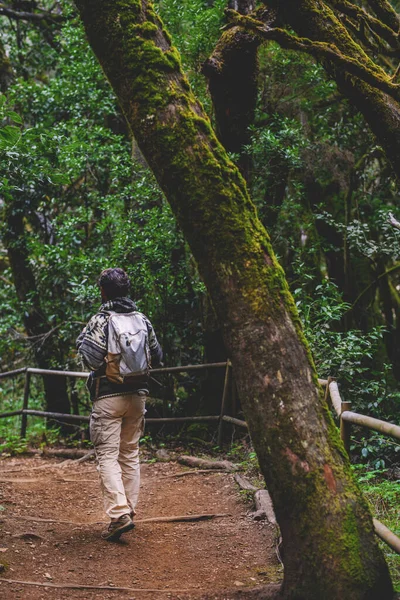
#> input picture Python Görüntü İsleme/green.png, 400 x 600 px
$ python split_merge.py
#> lines starting #> are read from the running program, lines starting #| are printed output that depends on the picture
import cv2
import numpy as np

image = cv2.imread('green.png')
#> image is the input picture: shape (600, 400, 3); mean B, G, R 54.3, 74, 75.6
b, g, r = cv2.split(image)
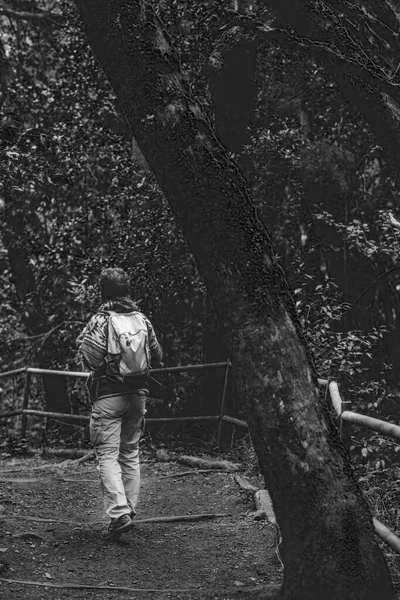
#> b: shape (600, 400); min 0, max 255, mean 54.3
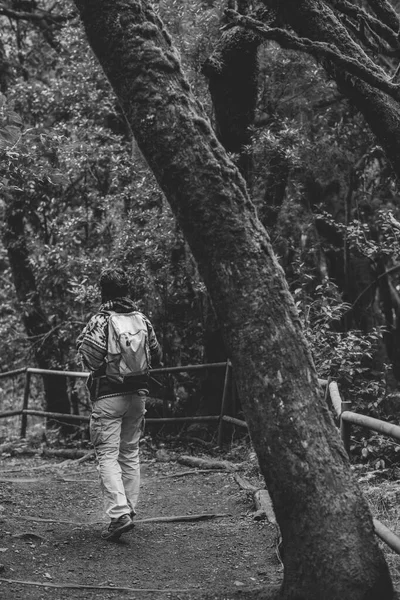
#> g: shape (600, 400); min 10, max 247, mean 74
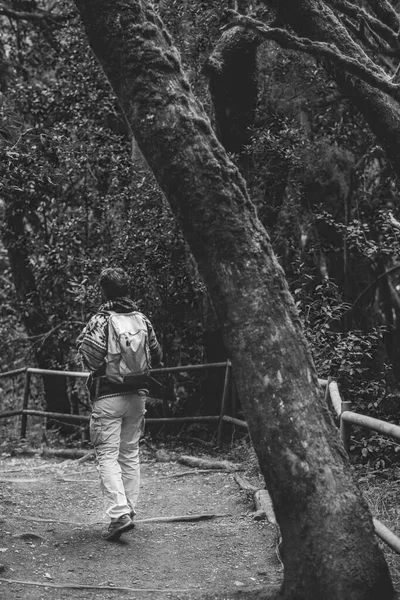
#> r: shape (600, 400); min 6, max 255, mean 75.6
zero_matrix = np.zeros(image.shape[:2], np.uint8)
blue = cv2.merge([b, zero_matrix, zero_matrix])
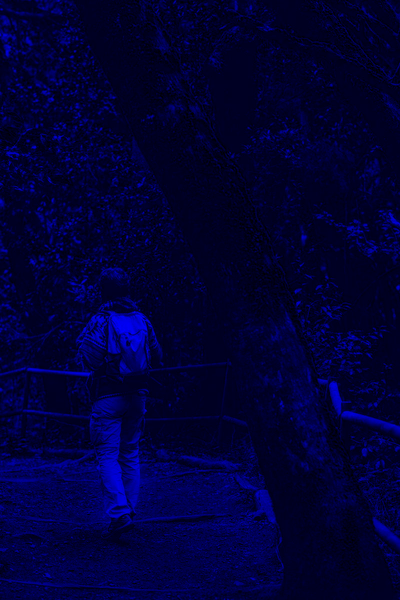
#> blue: shape (600, 400, 3); mean of channels 0, 1, 2 54.3, 0, 0; drawn as B, G, R
green = cv2.merge([zero_matrix, g, zero_matrix])
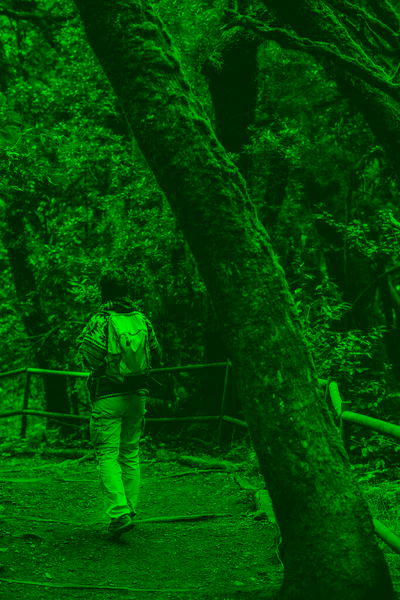
#> green: shape (600, 400, 3); mean of channels 0, 1, 2 0, 74, 0; drawn as B, G, R
red = cv2.merge([zero_matrix, zero_matrix, r])
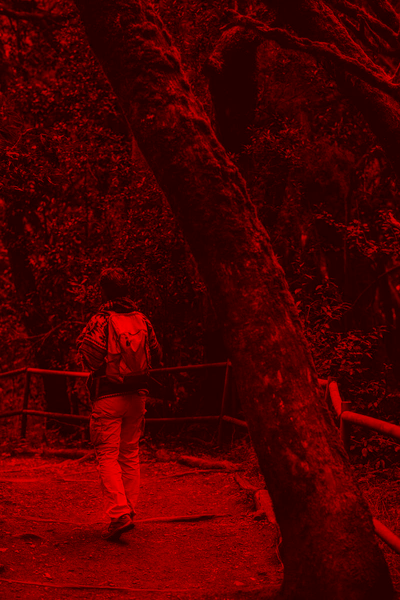
#> red: shape (600, 400, 3); mean of channels 0, 1, 2 0, 0, 75.6; drawn as B, G, R
cv2.imshow("Original", image)
cv2.imshow("B", blue)
cv2.imshow("G", green)
cv2.imshow("R", red)
cv2.waitKey(0)

$ run again, with Python Görüntü İsleme/forest.png copied over Python Görüntü İsleme/green.png
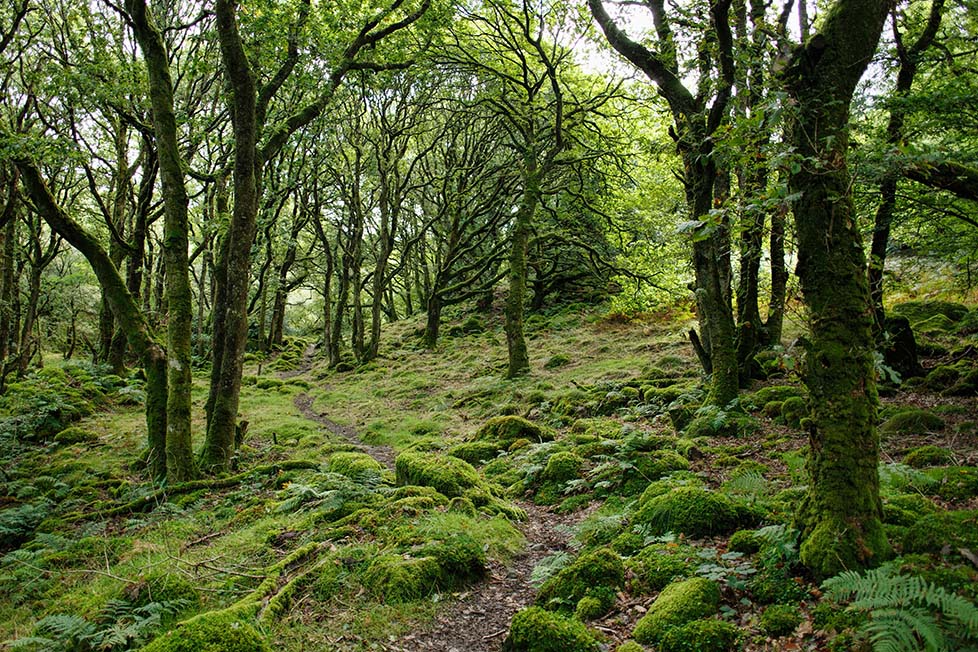
#> input picture Python Görüntü İsleme/forest.png, 978 x 652 px
#> image is the input picture: shape (652, 978, 3); mean B, G, R 47.9, 93.4, 81
#> `green = cv2.merge([zero_matrix, g, zero_matrix])`:
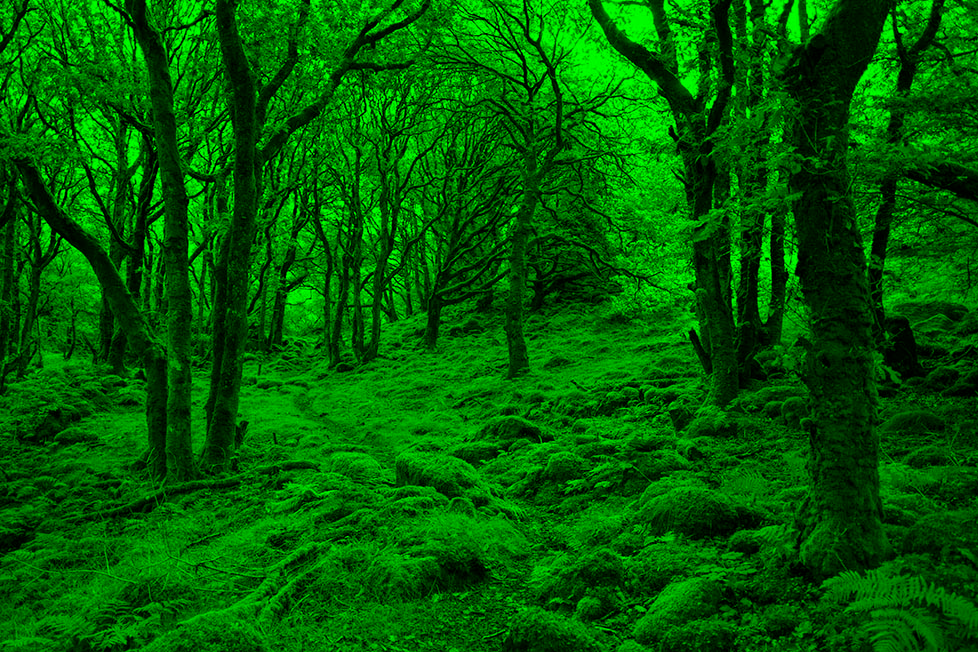
#> green: shape (652, 978, 3); mean of channels 0, 1, 2 0, 93.4, 0; drawn as B, G, R
#> `red = cv2.merge([zero_matrix, zero_matrix, r])`:
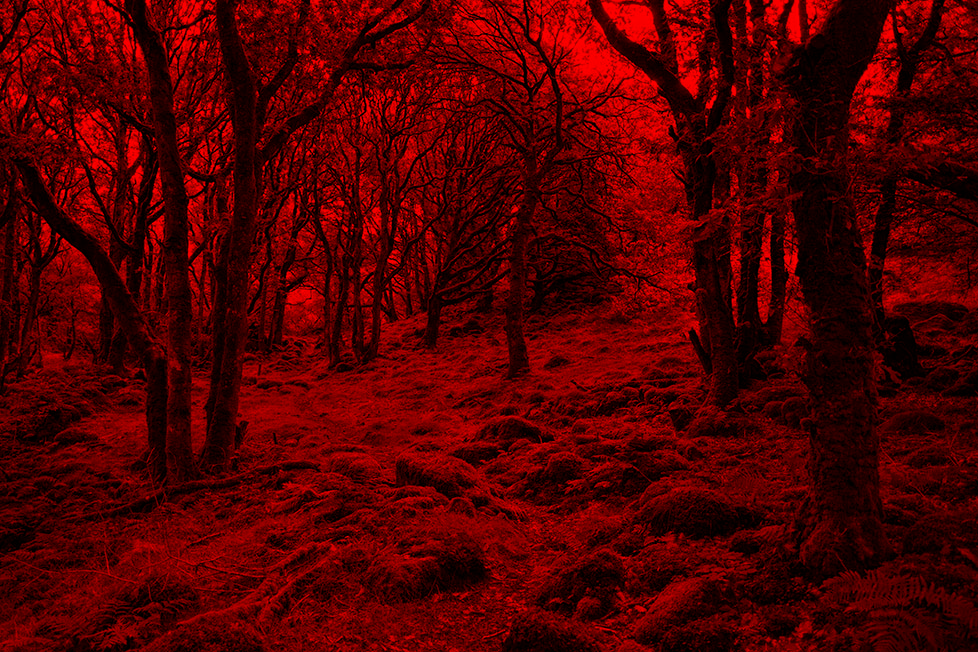
#> red: shape (652, 978, 3); mean of channels 0, 1, 2 0, 0, 81; drawn as B, G, R
